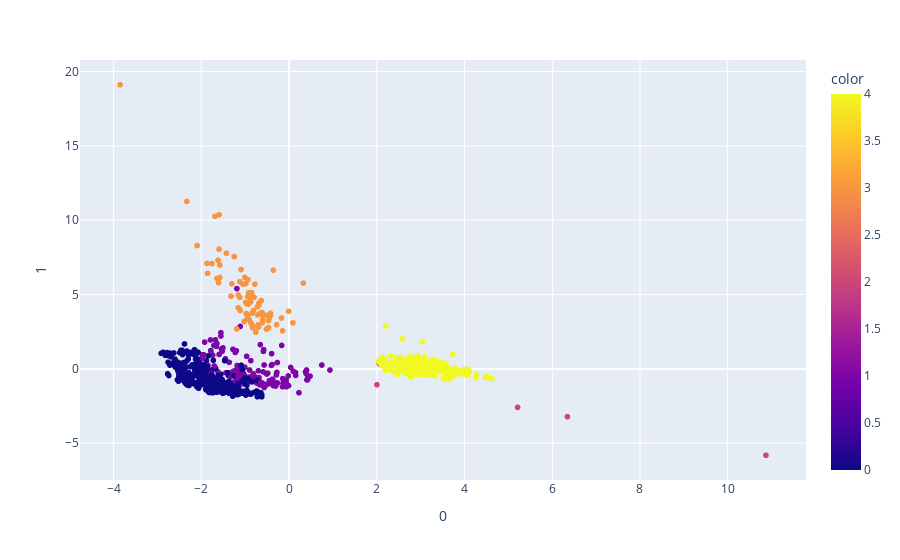

Notebook code for this chart:
### Code cell
import plotly.express as px

from sklearn.decomposition import PCA

X = df_scaled_cluster

pca = PCA(n_components=2)
components = pca.fit_transform(X)

fig = px.scatter(components, x=0, y=1, color=df_scaled_cluster['cluster'])
fig.show()

### Figure 1 — Plotly figure (JSON) as saved in the notebook; plotly's stock layout.template omitted (floating-point values rounded to 4 significant figures; data arrays with more than 128 entries replaced by an {"elided": "..."} marker saying what was removed)
{"data": [{"hovertemplate": "0=%{x}<br>1=%{y}<br>color=%{marker.color}<extra></extra>", "legendgroup": "", "marker": {"color": {"elided": "1121 int values"}, "coloraxis": "coloraxis", "symbol": "circle"}, "mode": "markers", "name": "", "showlegend": false, "type": "scattergl", "x": {"elided": "1121 float values"}, "xaxis": "x", "y": {"elided": "1121 float values"}, "yaxis": "y"}], "layout": {"autosize": true, "coloraxis": {"colorbar": {"title": {"text": "color"}}, "colorscale": [[0, "#0d0887"], [0.1111, "#46039f"], [0.2222, "#7201a8"], [0.3333, "#9c179e"], [0.4444, "#bd3786"], [0.5556, "#d8576b"], [0.6667, "#ed7953"], [0.7778, "#fb9f3a"], [0.8889, "#fdca26"], [1, "#f0f921"]]}, "legend": {"tracegroupgap": 0}, "margin": {"t": 60}, "xaxis": {"anchor": "y", "autorange": true, "domain": [0, 1], "range": [-4.774, 11.79], "title": {"text": "0"}, "type": "linear"}, "yaxis": {"anchor": "x", "autorange": true, "domain": [0, 1], "range": [-7.735, 21.04], "title": {"text": "1"}, "type": "linear"}}}
